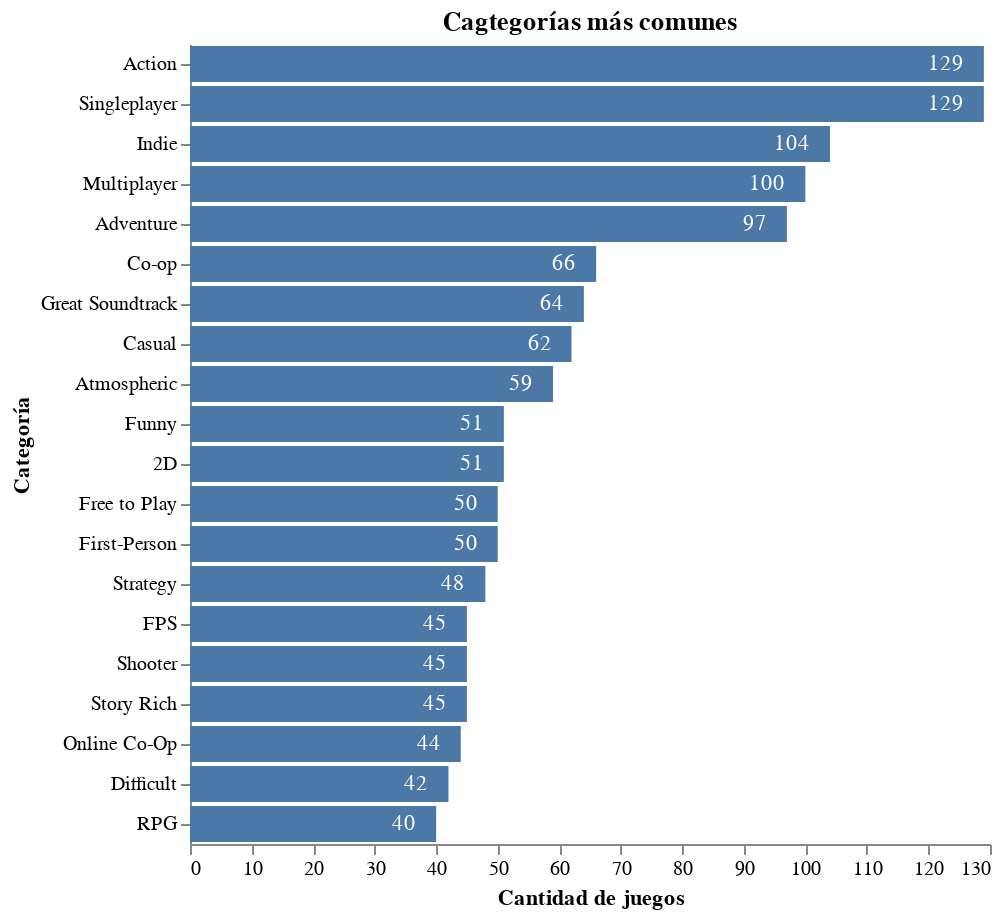

Notebook cell for this chart:
### Code cell
# Graficar las tags mas comunes
common_tags = alt.Chart(games_tags_df).transform_aggregate(
    Count="count()",
    groupby=["tag"]
).encode(
    x=alt.X("Count:Q", title="Cantidad de juegos"),
    y=alt.Y("tag:N", sort='-x', title="Categoría"),
    text=alt.Text("Count:Q"),
    tooltip="Count:Q"
).transform_window(
    rank="rank(Count)",
    sort=[alt.SortField("Count", order="descending")]
).transform_filter(
    (alt.datum.rank <= 20)
).properties(
    title="Cagtegorías más comunes"
)

common_tags = common_tags.mark_bar() + common_tags.mark_text(align='right', dx=-10, color="white")
common_tags.configure_axis(
    grid=False
).configure_view(
    stroke=None
)

### Figure 1 — Vega-Lite specification as saved in the notebook (floating-point values rounded to 4 significant figures; data arrays with more than 128 entries replaced by an {"elided": "..."} marker saying what was removed)
{"config": {"view": {"continuousWidth": 400, "continuousHeight": 300, "stroke": null}, "axis": {"grid": false}}, "layer": [{"mark": "bar", "encoding": {"text": {"field": "Count", "type": "quantitative"}, "tooltip": {"field": "Count", "type": "quantitative"}, "x": {"field": "Count", "title": "Cantidad de juegos", "type": "quantitative"}, "y": {"field": "tag", "sort": "-x", "title": "Categoría", "type": "nominal"}}, "title": "Cagtegorías más comunes", "transform": [{"aggregate": [{"op": "count", "as": "Count"}], "groupby": ["tag"]}, {"window": [{"op": "rank", "field": "Count", "as": "rank"}], "sort": [{"field": "Count", "order": "descending"}]}, {"filter": "(datum.rank <= 20)"}]}, {"mark": {"type": "text", "align": "right", "color": "white", "dx": -10}, "encoding": {"text": {"field": "Count", "type": "quantitative"}, "tooltip": {"field": "Count", "type": "quantitative"}, "x": {"field": "Count", "title": "Cantidad de juegos", "type": "quantitative"}, "y": {"field": "tag", "sort": "-x", "title": "Categoría", "type": "nominal"}}, "title": "Cagtegorías más comunes", "transform": [{"aggregate": [{"op": "count", "as": "Count"}], "groupby": ["tag"]}, {"window": [{"op": "rank", "field": "Count", "as": "rank"}], "sort": [{"field": "Count", "order": "descending"}]}, {"filter": "(datum.rank <= 20)"}]}], "data": {"name": "data-3cc9bf4a47333ec174181be97065740b"}, "$schema": "https://vega.github.io/schema/vega-lite/v4.17.0.json", "datasets": {"data-3cc9bf4a47333ec174181be97065740b": {"elided": "3189 records"}}}
